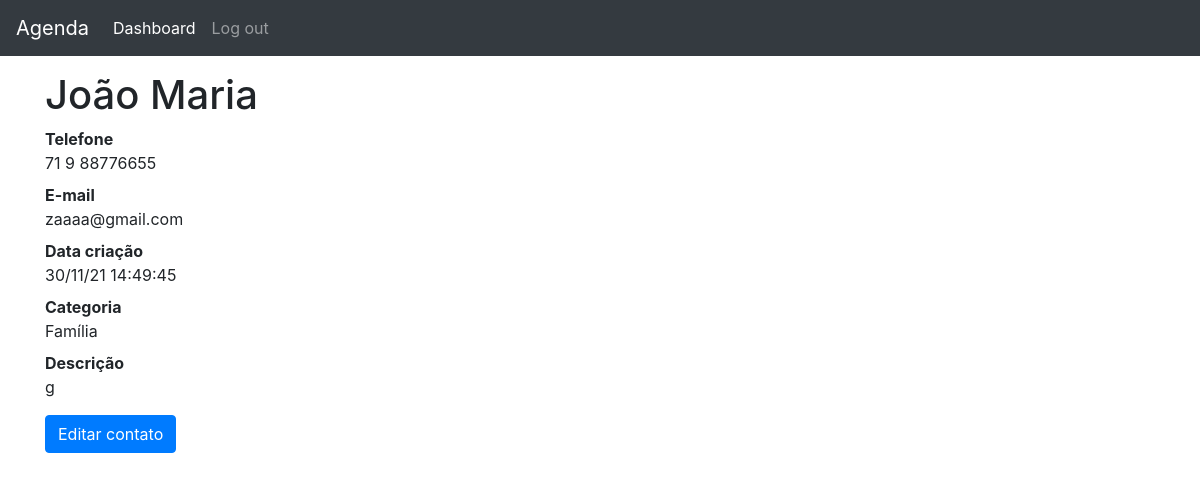
The page /1 (signed in) on the database its author committed.
### contatos/models.py (models this page shows, shortened)
class Contato(models.Model):
    nome = models.CharField(max_length=255)
    sobrenome = models.CharField(max_length=255, blank=True)
    telefone = models.CharField(max_length=255)
    email = models.CharField(max_length=255, blank=True)
    data_criacao = models.DateTimeField(
        default=timezone.now)
    descricao = models.TextField(blank=True)
    created_by = models.ForeignKey(User, on_delete=models.CASCADE)
    categoria = models.ForeignKey(
        Categoria, on_delete=models.DO_NOTHING)
    mostrar = models.BooleanField(default=True)
    foto = models.ImageField(blank=True, upload_to='fotos/%y/%m/%d')

class Categoria(models.Model):
    nome = models.CharField(max_length=255)
    created_by = models.ForeignKey(User, on_delete=models.CASCADE)
    def __str__(self):
        return self.nome

### contatos/views.py (the view)
# urls.py: path('<int:contato_id>', views.details, name='detalhes'),
@login_required(redirect_field_name='login')
def details(request, contato_id):
    contato = get_object_or_404(
        Contato, id=contato_id, created_by=request.user)
    if not contato.mostrar:
        raise Http404
    return render(request, 'contatos/detalhes.html', {
        'contato': contato,
    })

### contatos/templates/contatos/detalhes.html (shortened to what this page needs)
{% extends 'base.html' %}
{% block 'page-content' %}
  {% if form %}
    <h1>{{contato.nome }} {{ contato.sobrenome }}</h1>
    <form method="post" enctype="multipart/form-data" action="{% url 'edit-contact' contato.id %}">
      <table class="table">
        {% csrf_token %}
        {{form}}
        <tr>
          <td>
            <button type="submit" method="POST" name="categoria" class="btn btn-primary">Editar</button>
          </td>
        </tr>
      </table>
    </form>
  {% else %}
    <h1 class="mt-5" style="margin-top: 15px !important">
      {{ contato.nome }} {{ contato.sobrenome }}
    </h1>
    <dl>
      <dt>Telefone</dt>
      <dd>{{ contato.telefone }}</dd>
      <dt>E-mail</dt>
      <dd>{{ contato.email }}</dd>
      <dt>Data criação</dt>
      <dd>{{ contato.data_criacao|date:'d/m/y H:i:s' }}</dd>
      <dt>Categoria</dt>
      <dd>{{ contato.categoria }}</dd>
      <dt>Descrição</dt>
      <dd>{{ contato.descricao }}</dd>
    </dl>
    <a href="{% url 'edit-contact' contato.id %}" class="btn btn-primary">
      Editar contato
    </a>
  {% endif %}
{% endblock %}

### rows shown on the page
Contato: nome "João", sobrenome "Maria", telefone "71 9 88776655", email "zaaaa@gmail.com", data_criacao "30/11/21 14:49:45", categoria "Família", descricao "g"
